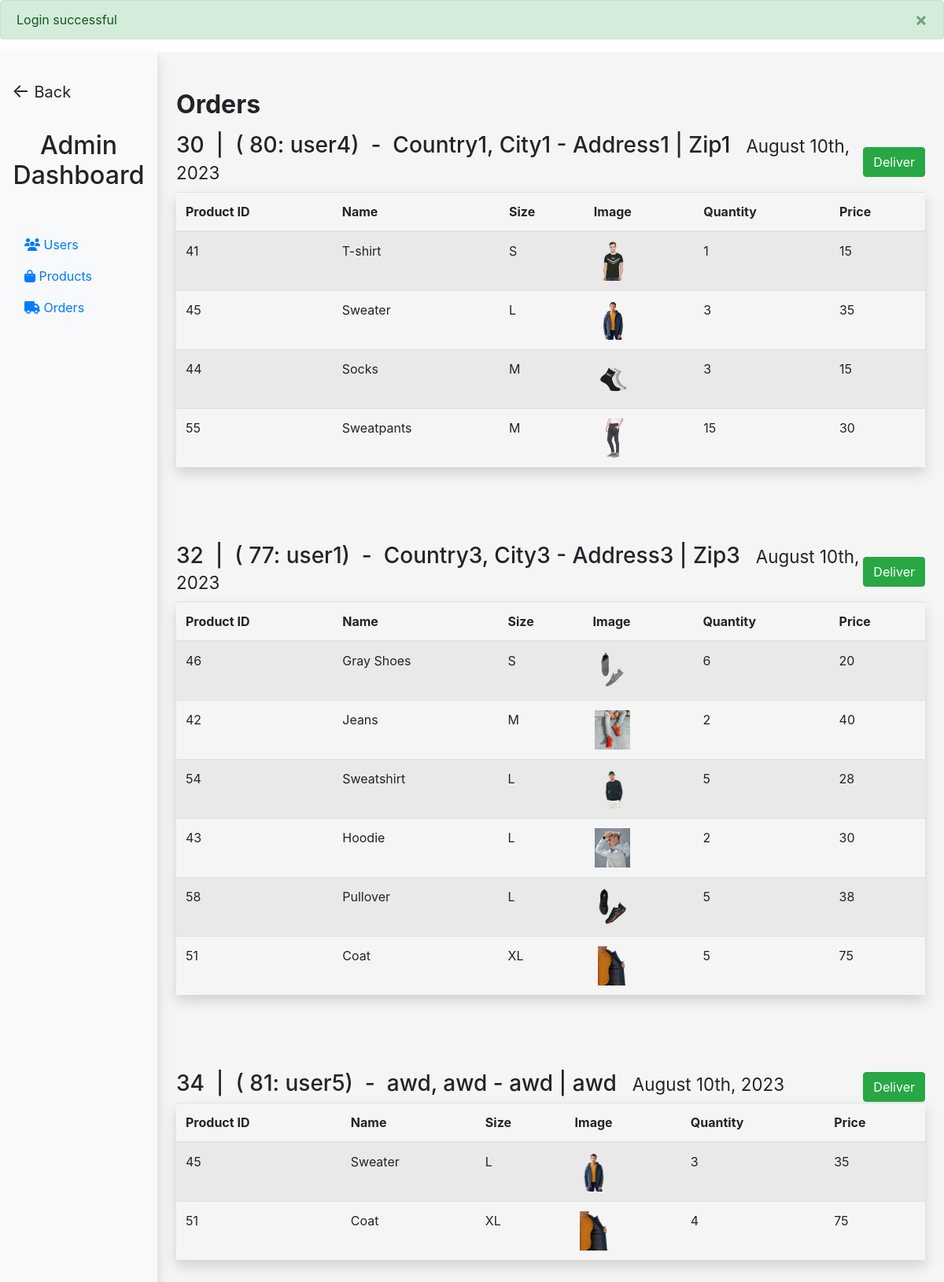
Page /admin/orders.php (signed in) on the committed database.
### tables this page shows
CREATE TABLE `users` (
  `user_id` int(11) NOT NULL,
  `name` varchar(255) NOT NULL,
  `username` varchar(255) NOT NULL,
  `email` varchar(255) NOT NULL,
  `password` varchar(255) NOT NULL,
  `is_admin` int(11) NOT NULL DEFAULT 0,
  `created_at` datetime NOT NULL DEFAULT current_timestamp()
);

CREATE TABLE `orderitems` (
  `order_items_id` int(11) NOT NULL,
  `order_id` int(11) NOT NULL,
  `product_id` int(11) NOT NULL,
  `quantity` int(11) NOT NULL
);

CREATE TABLE `products` (
  `product_id` int(11) NOT NULL,
  `name` varchar(255) NOT NULL,
  `price` int(11) NOT NULL,
  `size` varchar(255) NOT NULL,
  `image` varchar(255) NOT NULL,
  `created_at` datetime NOT NULL DEFAULT current_timestamp()
);

### app/classes/Order.php (called while the page is built, shortened)
<?php
class Order extends Cart
{
  protected $conn;
  public function __construct()
  {
    global $conn;
    $this->conn = $conn;
  }
  public function get_orders_for_admin()
  {
    $sql = "
      SELECT
        orders.order_id,
        orders.user_id,
        orders.delivery_address,
        orders.created_at,
        orderitems.order_items_id,
        orderitems.product_id,
        orderitems.quantity,
        products.name AS product_name,
        products.size AS product_size,
        products.image AS product_image,
        products.price AS product_price
      FROM orders
      INNER JOIN orderitems ON orders.order_id = orderitems.order_id
      INNER JOIN products ON orderitems.product_id = products.product_id
      ORDER BY orders.created_at ASC;
    ";
    $result = $this->conn->query($sql);
    $adminOrders = array();
    while ($row = $result->fetch_assoc()) {
      $order_id = $row['order_id'];
      if (!isset($adminOrders[$order_id])) {
        $adminOrders[$order_id] = array(
          'order_id' => $order_id,
          'user_id' => $row['user_id'],
          'delivery_address' => $row['delivery_address'],
          'created_at' => $row['created_at'],
          'order_items' => array()
        );
      }
      $adminOrders[$order_id]['order_items'][] = array(
        'order_items_id' => $row['order_items_id'],
        'product_id' => $row['product_id'],
        'quantity' => $row['quantity'],
        'product_name' => $row['product_name'],
        'product_size' => $row['product_size'],
        'product_image' => $row['product_image'],
        'product_price' => $row['product_price']
      );
    }
    return array_values($adminOrders);
  }
}
?>

### app/classes/User.php (called while the page is built, shortened)
<?php
class User
{
  protected $conn;
  public function __construct()
  {
    global $conn;
    $this->conn = $conn;
  }
  public function get($id)
  {
    $stmt = $this->conn->prepare("SELECT * FROM users WHERE user_id = ?");
    $stmt->bind_param('i', $id);
    $stmt->execute();
    $result = $stmt->get_result();
    $user = $result->fetch_assoc();
    return $user;
  }
}
?>

### admin/orders.php (the view, shortened to what this page needs)
<?php
require_once '../app/config/config.php';
require_once '../app/classes/User.php';
require_once '../app/classes/Cart.php';
require_once '../app/classes/Order.php';
$user = new User();
$order = new Order();
$orders = $order->get_orders_for_admin();
require_once './inc/head.php';
?>
<main class="col-md-9 ms-sm-auto col-lg-10 px-md-4">
  <h2 class="mt-5 mb-3 font-weight-bold">Orders</h2>
  <?php foreach ($orders as $order): ?>
    <?php $customer = $user->get($order['user_id']); ?>
    <div style="padding-bottom:2rem;margin-bottom:3rem">
      <div style="display:flex;justify-content:space-between;align-items:center">
        <h3>
          <?= $order['order_id'] ?> &nbsp;|&nbsp; <span>(
            <?= $customer['user_id'] ?>:
            <?= $customer['name'] ?>) &nbsp;-&nbsp;
            <?= $order['delivery_address'] ?>
            <small>
              <date>
                <?= date("F jS, Y", strtotime($order['created_at'])) ?>
              </date>
            </small>
          </span>
        </h3>
        <a class="btn btn-success" href="./deliver.php?id=<?= $order['order_id'] ?>">Deliver</a>
      </div>
      <table class="table table-striped shadow">
        <thead class="font-weight-bold">
          <tr>
            <th scope="col">Product ID</th>
            <th scope="col">Name</th>
            <th scope="col">Size</th>
            <th scope="col">Image</th>
            <th scope="col">Quantity</th>
            <th scope="col">Price</th>
          </tr>
        </thead>
        <tbody>
          <?php foreach ($order['order_items'] as $item): ?>
            <tr>
              <td>
                <?= $item['product_id'] ?>
              </td>
              <td>
                <?= $item['product_name'] ?>
              </td>
              <td>
                <?= $item['product_size'] ?>
              </td>
              <td>
                <img src="../public/product_images/<?= $item['product_image'] ?>" alt="<?= $item['product_name'] ?>"
                  width="50" height="50" style="object-fit:contain" />
              </td>
              <td>
                <?= $item['quantity'] ?>
              </td>
              <td>
                <?= $item['product_price'] ?>
              </td>
            </tr>
          <?php endforeach; ?>
        </tbody>
      </table>
    </div>
  <?php endforeach; ?>
</main>
<?php require_once './inc/footer.php'; ?>

### rows in the picture
users: user_id "80", name "user4"
orderitems: product "41", product.name "T-shirt", product.size "S", product.image (picture), quantity "1", product.price "15"
orderitems: product "45", product.name "Sweater", product.size "L", product.image (picture), quantity "3", product.price "35"
orderitems: product "44", product.name "Socks", product.size "M", product.image (picture), quantity "3", product.price "15"
orderitems: product "55", product.name "Sweatpants", product.size "M", product.image (picture), quantity "15", product.price "30"
users: user_id "77", name "user1"
orderitems: product "46", product.name "Gray Shoes", product.size "S", product.image (picture), quantity "6", product.price "20"
orderitems: product "42", product.name "Jeans", product.size "M", product.image (picture), quantity "2", product.price "40"
orderitems: product "54", product.name "Sweatshirt", product.size "L", product.image (picture), quantity "5", product.price "28"
orderitems: product "43", product.name "Hoodie", product.size "L", product.image (picture), quantity "2", product.price "30"
orderitems: product "58", product.name "Pullover", product.size "L", product.image (picture), quantity "5", product.price "38"
orderitems: product "51", product.name "Coat", product.size "XL", product.image (picture), quantity "5", product.price "75"
users: user_id "81", name "user5"
orderitems: product "45", product.name "Sweater", product.size "L", product.image (picture), quantity "3", product.price "35"
orderitems: product "51", product.name "Coat", product.size "XL", product.image (picture), quantity "4", product.price "75"

### other values in the picture
$_SESSION['message']['text'] "Login successful"
$order['order_id'] "30"
$order['delivery_address'] "Country1, City1 - Address1 | Zip1"
date("F jS, Y", strtotime($order['created_at'])) "August 10th, 2023"
$order['order_id'] "32"
$order['delivery_address'] "Country3, City3 - Address3 | Zip3"
$order['order_id'] "34"
$order['delivery_address'] "awd, awd - awd | awd"
